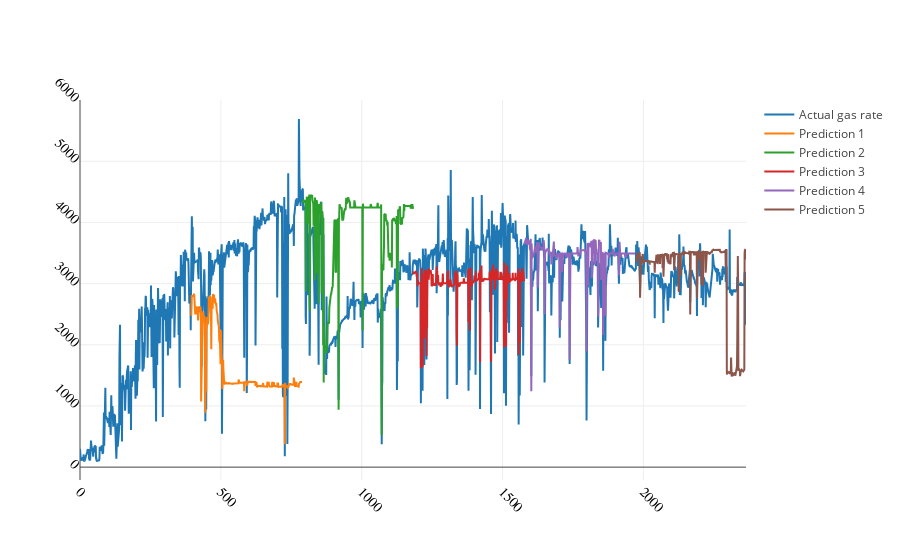

The notebook cell saved with this chart:
### Code cell
trace0 = go.Scatter(x = a[0], y = b[0].reshape(-1,), name = "Prediction 1")
trace1 = go.Scatter(x = a[1], y = b[1].reshape(-1,), name = "Prediction 2")
trace2 = go.Scatter(x = a[2], y = b[2].reshape(-1,), name = "Prediction 3")
trace3 = go.Scatter(x = a[3], y = b[3].reshape(-1,), name = "Prediction 4")
trace4 = go.Scatter(x = a[4], y = b[4].reshape(-1,), name = "Prediction 5")
trace5 = go.Scatter(x = np.arange(len(y_train)), y = scaler_y.inverse_transform(y_train).reshape(-1,),
                    name = 'Actual gas rate')

layout = go.Layout(
    xaxis=dict(
        #title='Actual oil rate (m3)',
        titlefont=dict(
            family='Arial, sans-serif',
            size=18,
            #color='lightgrey'
        ),
        showticklabels=True,
        tickangle=45,
        tickfont=dict(
            family='Old Standard TT, serif',
            size=14,
            color='black'
        ),
        exponentformat='e',
        showexponent='all'
    ),
    yaxis=dict(
        #title='Predicted oil rate (m3)',
        titlefont=dict(
            family='Arial, sans-serif',
            size=18,
            #color='lightgrey'
        ),
        showticklabels=True,
        tickangle=45,
        tickfont=dict(
            family='Old Standard TT, serif',
            size=14,
            color='black'
        ),
        exponentformat='e',
        showexponent='all'
    )
)
data =  [trace5,trace0,trace1,trace2,trace3,trace4]
fig = go.Figure(data=data, layout = layout)
py.iplot(fig)

### Figure 1 — Plotly figure (JSON) as saved in the notebook; plotly's stock layout.template omitted (floating-point values rounded to 4 significant figures; data arrays with more than 128 entries replaced by an {"elided": "..."} marker saying what was removed)
{"data": [{"name": "Actual gas rate", "type": "scatter", "uid": "729b5186-6400-4903-8972-8af1f08f9c21", "x": {"elided": "2365 int values"}, "y": {"elided": "2365 float values"}}, {"name": "Prediction 1", "type": "scatter", "uid": "02286987-ddf0-46fc-9ad7-c606118a913a", "x": {"elided": "394 int values"}, "y": {"elided": "394 float values"}}, {"name": "Prediction 2", "type": "scatter", "uid": "1e7c3ad3-47fe-4c81-b2ea-b058fc3e0325", "x": {"elided": "394 int values"}, "y": {"elided": "394 float values"}}, {"name": "Prediction 3", "type": "scatter", "uid": "98640417-d05b-401d-b718-b7b4fe13d43d", "x": {"elided": "394 int values"}, "y": {"elided": "394 float values"}}, {"name": "Prediction 4", "type": "scatter", "uid": "49c220a2-7846-452a-ac76-232da3ebdf55", "x": {"elided": "394 int values"}, "y": {"elided": "394 float values"}}, {"name": "Prediction 5", "type": "scatter", "uid": "4d6dd230-1dbe-479e-849f-bae764d5e2b7", "x": {"elided": "394 int values"}, "y": {"elided": "394 float values"}}], "layout": {"xaxis": {"exponentformat": "e", "showexponent": "all", "showticklabels": true, "tickangle": 45, "tickfont": {"color": "black", "family": "Old Standard TT, serif", "size": 14}, "title": {"font": {"family": "Arial, sans-serif", "size": 18}}}, "yaxis": {"exponentformat": "e", "showexponent": "all", "showticklabels": true, "tickangle": 45, "tickfont": {"color": "black", "family": "Old Standard TT, serif", "size": 14}, "title": {"font": {"family": "Arial, sans-serif", "size": 18}}}}}
